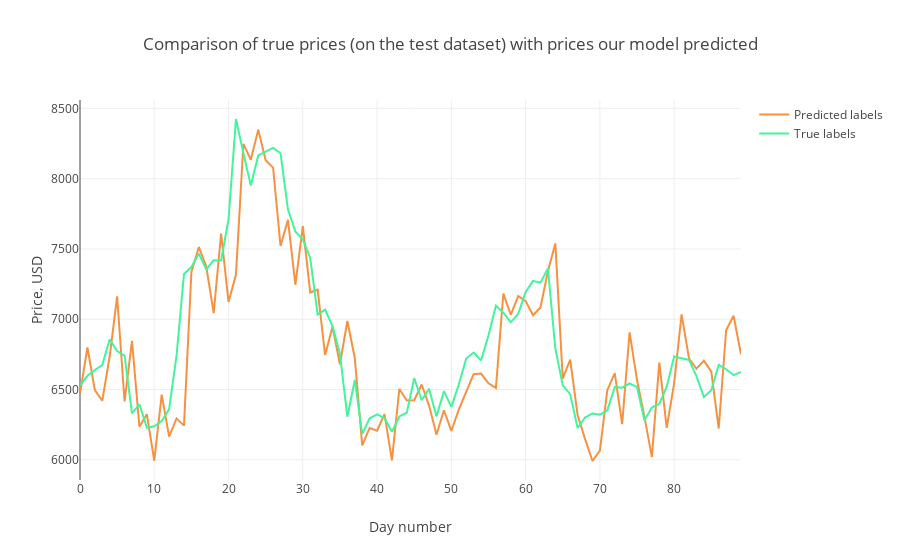

Notebook cell for this chart:
### Markdown cell above
### VISUALIZATION

### Code cell
trace1 = go.Scatter(
    x = np.arange(0, len(Y_pred), 1),
    y = Y_pred.reshape(-1,),
    mode = 'lines',
    name = 'Predicted labels',
    line = dict(color=('rgb(244, 146, 65)'), width=2)
)
trace2 = go.Scatter(
    x = np.arange(0, len(Y_test), 1),
    y = Y_test.reshape(-1,),
    mode = 'lines',
    name = 'True labels',
    line = dict(color=('rgb(66, 244, 155)'), width=2)
)

layout = dict(title = 'Comparison of true prices (on the test dataset) with prices our model predicted',
             xaxis = dict(title = 'Day number'), yaxis = dict(title = 'Price, USD'))
fig = dict(data=[trace1, trace2], layout=layout)
py.iplot(fig, filename='results_demonstrating0')
